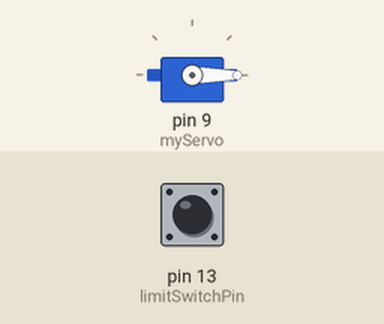
This sketch was run on a simulated Arduino Uno, built with avr-gcc and run on an emulated ATmega328P. On the bench: servo. The inputs (shaded band) are chosen by the test bench; at power-on: pin 13 (limitSwitchPin) HIGH.

Above: at 2.2 s.
2.3 s: pin 13 (limitSwitchPin) pulled LOW for 0.15 s
At 3.21 s:
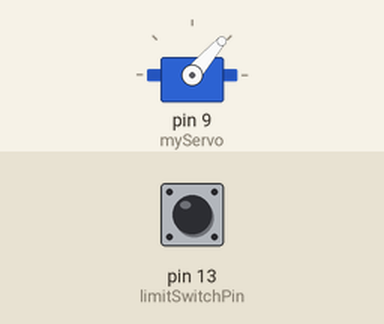
At 4.8 s:
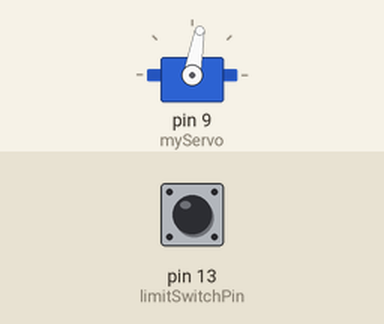
5.1 s: pin 13 (limitSwitchPin) pulled LOW for 1 s
8.9 s: pin 13 (limitSwitchPin) pulled LOW for 3.2 s
At 12.56 s:
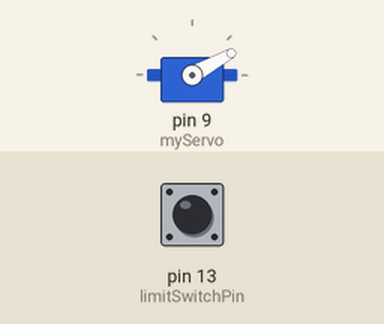
Timing chart, 0 to 14.8 s (numbered marks = the images above; inputs shaded):
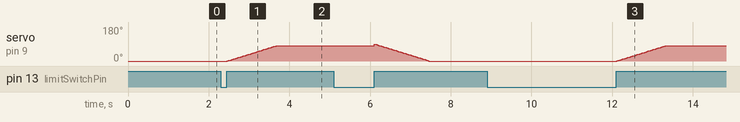

The sketch:

OreoDipperSourceCode.ino
```cpp
#include <Servo.h>

Servo myServo;  // Create a Servo object

const int limitSwitchPin = 13;  // Define the pin for the limit switch
bool isAtZero = true;  // Track the position of the servo

void setup() {
  myServo.attach(9);  // Attach the servo to pin 9
  pinMode(limitSwitchPin, INPUT_PULLUP);  // Set the limit switch pin as input with internal pull-up resistor

  // Start at 0 degrees
  myServo.write(0);
  delay(1000);  // Give the servo some time to reach the position
}

void loop() {
  // Wait for the limit switch to be pressed
  if (digitalRead(limitSwitchPin) == LOW) {  // LOW means the button is pressed
    delay(50);  // Debounce delay to prevent multiple triggers due to bouncing

    // Wait for the button to be released
    while (digitalRead(limitSwitchPin) == LOW);

    // Move based on the current position
    if (isAtZero) {
      // Move slowly to 90 degrees
      for (int pos = 0; pos <= 80; pos += 1) {
        myServo.write(pos);
        delay(15);  // Adjust the delay for speed control
      }
      isAtZero = false;  // Update position state
    } else {
      // Move slowly back to 0 degrees
      for (int pos = 90; pos >= 0; pos -= 1) {
        myServo.write(pos);
        delay(15);  // Adjust the delay for speed control
      }
      isAtZero = true;  // Update position state
    }

    // Debounce delay after the move
    delay(500);
  }
}
```

Measured:
- after the input at 2.3 s, servo on pin 9 (myServo): moves from 0° to 80° over 1.2 s, starting after 0.17 s
- after the input at 8.9 s, servo on pin 9 (myServo): moves from 0° to 80° over 1.2 s, starting after 3.2 s
